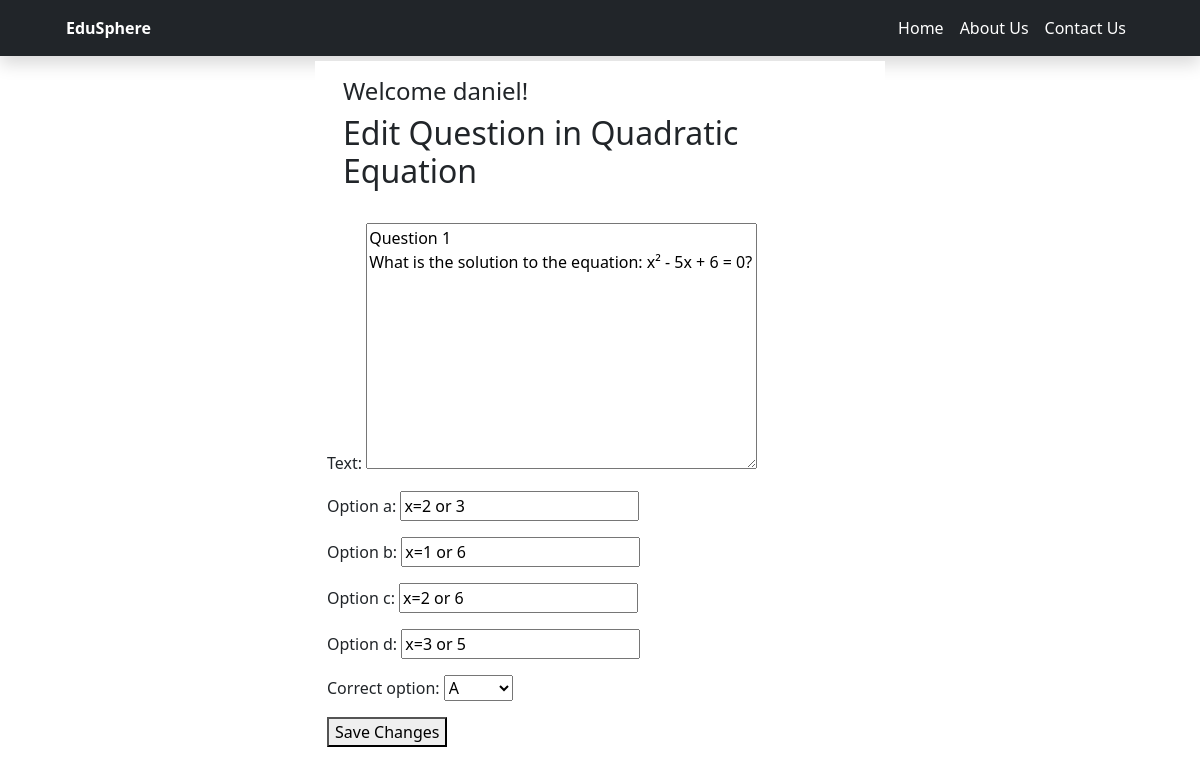
Screenshot of /question/1/edit/ (signed in) with the database file from the repository.
### shop/models.py (models this page shows, shortened)
class CustomUser(AbstractUser):
    occupation = models.CharField(max_length=10, choices=[('teacher', 'Teacher'), ('student', 'Student')])
    school = models.CharField(max_length=100, choices=[('general_hassan', 'General Hassan'), ('queen_hope', 'Queen Hope')])
    gender = models.CharField(max_length=6, choices=[('male', 'Male'), ('female', 'Female')])

class Exam(models.Model):
    title = models.CharField(max_length=100)
    subject = models.ForeignKey(Subject, on_delete=models.CASCADE, related_name='exams')
    created_by = models.ForeignKey(settings.AUTH_USER_MODEL, on_delete=models.CASCADE, related_name='created_exams')

class Question(models.Model):
    exam = models.ForeignKey(Exam, on_delete=models.CASCADE)
    text = models.TextField()
    option_a = models.CharField(max_length=100)
    option_b = models.CharField(max_length=100)
    option_c = models.CharField(max_length=100)
    option_d = models.CharField(max_length=100)
    correct_option = models.CharField(max_length=1, choices=[('A', 'A'), ('B', 'B'), ('C', 'C'), ('D', 'D')])

### shop/views.py (the view)
# urls.py: path('question/<int:question_id>/edit/', views.edit_question, name='edit_question'),
@user_passes_test(is_teacher)
@login_required(login_url='login')
def edit_question(request, question_id):
    question = get_object_or_404(Question, id=question_id)
    if request.method == 'POST':
        form = QuestionForm(request.POST, instance=question)
        if form.is_valid():
            form.save()
            return redirect('teacher_exam_results', exam_id=question.exam.id)
    else:
        form = QuestionForm(instance=question)
    return render(request, 'edit_question.html', {'form': form, 'exam': question.exam})

### shop/forms.py
class QuestionForm(forms.ModelForm):
    class Meta:
        model = Question
        fields = ['text', 'option_a', 'option_b', 'option_c', 'option_d', 'correct_option']

### shop/views.py (called while the page is built)
def is_teacher(user):
    return user.is_staff

### shop/templates/edit_question.html (shortened to what this page needs)
{% load static %}
<!DOCTYPE html>
<html lang="en">
<head>
  <link rel="stylesheet" href="{% static 'bootstrap 5/css/bootstrap.min.css' %}">
</head>
<body>
<div class="navbar-dark bg-dark shadow ">
        <div class="container">
            <div class="row">
                    <div class="col-md-12">
                        <nav class="navbar navbar-expand-lg">
                        <div class="container-fluid">
            <a class="navbar-band fw-bold text-decoration-none text-white Edusphere" href="{% url 'home' %}">EduSphere</a>
            <div class="collapse navbar-collapse" id="navbarSupportedContent">
            <ul class="navbar-nav ms-auto mb-2 mb-lg-0 ">
                <li class="nav-item">
                    <a class="nav-link active text-white" href="{% url 'home' %}">Home</a>
                </li>
                <li class="nav-item">
                    <a class="nav-link active text-white" href="{% url 'about' %}">About Us</a>
                </li>
                <li class="nav-item">
                    <a class="nav-link active text-white" href="{% url 'contact' %}">Contact Us</a>
                </li>
            </div>
        </div>
                            </nav>
                    </div>
                </div>
            </div>
    </div>
    <div class="container">
                <div class="row" style="margin-top: 5px;">
            <div class="col-md-3 col-lg-3 col-xl-3"></div>
            <div class="col-md-6 col-lg-6 col-xl-6 bg-white">
                <div class="p-3">
                    <div>
                        <h4>Welcome {{ user.username }}!</h4>
                    </div>
                    <div class="d-flex justify-content-between mb-2">
                        <div>
                            <h2>Edit Question  in {{ exam.title }}</h2>
                        </div>
                    </div>
                </div>
                <div>
                    <form action="" method="post">
                        {{ form.as_p }}
                        <button type="submit">Save Changes</button>
                    </form>
                </div>
            </div>
        </div>
    </div>
</body>
</html>

### rows the page displays
CustomUser: username "daniel"
Exam: title "Quadratic Equation"
Question: text "Question 1 What is the solution to the equation: x² - 5x + 6 = 0?", option_a "x=2 or 3", option_b "x=1 or 6", option_c "x=2 or 6", option_d "x=3 or 5", correct_option "A"
